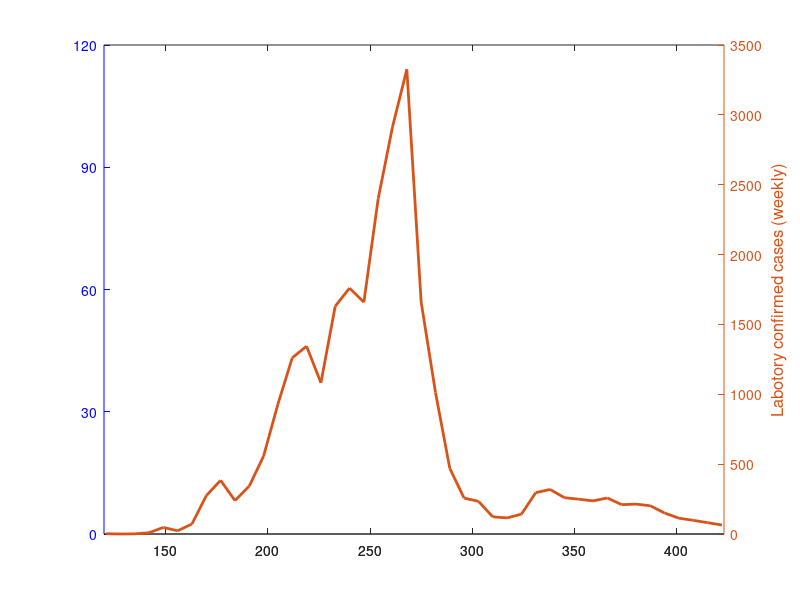

Here is the MATLAB script that generated this plot:
function [] = plotObservedIncidence()
%Summary of this function goes here

  I = getI();
  days = 120+(1:7:43*7+1);
  x = days;
  y = I;
  %figure;
  %plot(x,y/(3.6*100000));
  %plot(x,y/(3.6*10));
  %xlim=120+[0:306];
  %hold on;
  %B.FaceColorData = uint8(255*[1;0;0;0.3]); 
  %alpha(get(B,'children'),0.2);
  %set(ch,'facea',.1)
[AX,H1,H2] = plotyy(x,-1+zeros(1,length(x)),x,y', 'plot');
set(H2,'linewidth',2);
set(AX(1),'xlim',[120,120+30.5*10-2]);
set(AX(2),'xlim',[120,120+30.5*10-2]);
set(AX(1),'ylim',[0,120]);
set(AX(1),'YTick',[0:30:120]);
set(AX(1),'ycolor','b'); 
%set(get(AX(1),'Ylabel'),'String','Susceptible, cumulative incidence (%)', 'FontSize', 12)  
set(get(AX(2),'Ylabel'),'String','Labotory confirmed cases (weekly)', 'FontSize', 12)  
function i = getI()
i = [
2
0
1
9
47
23
72
275
384
239
343
558
930
1261
1344
1082
1630
1760
1659
2400
2914
3326
1660
1013
469
257
234
123
115
142
296
319
260
249
237
258
210
214
202
150
113
98
81
64
];
end
end
